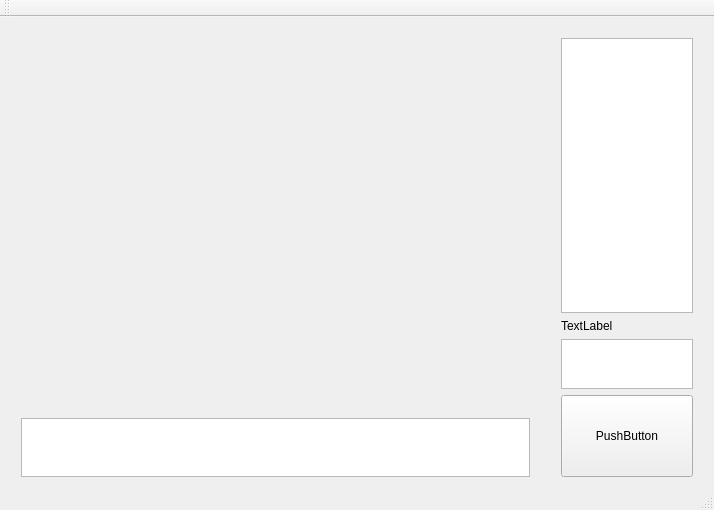
<?xml version="1.0" encoding="UTF-8"?>
<ui version="4.0">
 <class>MainWindow</class>
 <widget class="QMainWindow" name="MainWindow">
  <property name="geometry">
   <rect>
    <x>0</x>
    <y>0</y>
    <width>714</width>
    <height>510</height>
   </rect>
  </property>
  <property name="windowTitle">
   <string>MainWindow</string>
  </property>
  <widget class="QWidget" name="centralWidget">
   <property name="sizePolicy">
    <sizepolicy hsizetype="Fixed" vsizetype="Fixed">
     <horstretch>0</horstretch>
     <verstretch>0</verstretch>
    </sizepolicy>
   </property>
   <widget class="QWidget" name="horizontalLayoutWidget">
    <property name="geometry">
     <rect>
      <x>10</x>
      <y>390</y>
      <width>531</width>
      <height>81</height>
     </rect>
    </property>
    <layout class="QHBoxLayout" name="horizontalLayout">
     <item>
      <widget class="QTextBrowser" name="textBrowser_2"/>
     </item>
    </layout>
   </widget>
   <widget class="QWidget" name="verticalLayoutWidget">
    <property name="geometry">
     <rect>
      <x>10</x>
      <y>10</y>
      <width>531</width>
      <height>371</height>
     </rect>
    </property>
    <layout class="QVBoxLayout" name="verticalLayout"/>
   </widget>
   <widget class="QWidget" name="gridLayoutWidget">
    <property name="geometry">
     <rect>
      <x>550</x>
      <y>10</y>
      <width>154</width>
      <height>461</height>
     </rect>
    </property>
    <layout class="QGridLayout" name="gridLayout">
     <item row="2" column="0">
      <widget class="QTextEdit" name="textEdit">
       <property name="maximumSize">
        <size>
         <width>16777215</width>
         <height>50</height>
        </size>
       </property>
      </widget>
     </item>
     <item row="0" column="0">
      <widget class="QTextBrowser" name="textBrowser"/>
     </item>
     <item row="1" column="0">
      <widget class="QLabel" name="label">
       <property name="text">
        <string>TextLabel</string>
       </property>
      </widget>
     </item>
     <item row="3" column="0">
      <widget class="QPushButton" name="pushButton">
       <property name="sizePolicy">
        <sizepolicy hsizetype="Minimum" vsizetype="Expanding">
         <horstretch>0</horstretch>
         <verstretch>0</verstretch>
        </sizepolicy>
       </property>
       <property name="maximumSize">
        <size>
         <width>16777215</width>
         <height>82</height>
        </size>
       </property>
       <property name="text">
        <string>PushButton</string>
       </property>
      </widget>
     </item>
    </layout>
   </widget>
  </widget>
  <widget class="QToolBar" name="mainToolBar">
   <attribute name="toolBarArea">
    <enum>TopToolBarArea</enum>
   </attribute>
   <attribute name="toolBarBreak">
    <bool>false</bool>
   </attribute>
  </widget>
  <widget class="QStatusBar" name="statusBar"/>
 </widget>
 <layoutdefault spacing="6" margin="11"/>
 <resources/>
 <connections/>
</ui>
